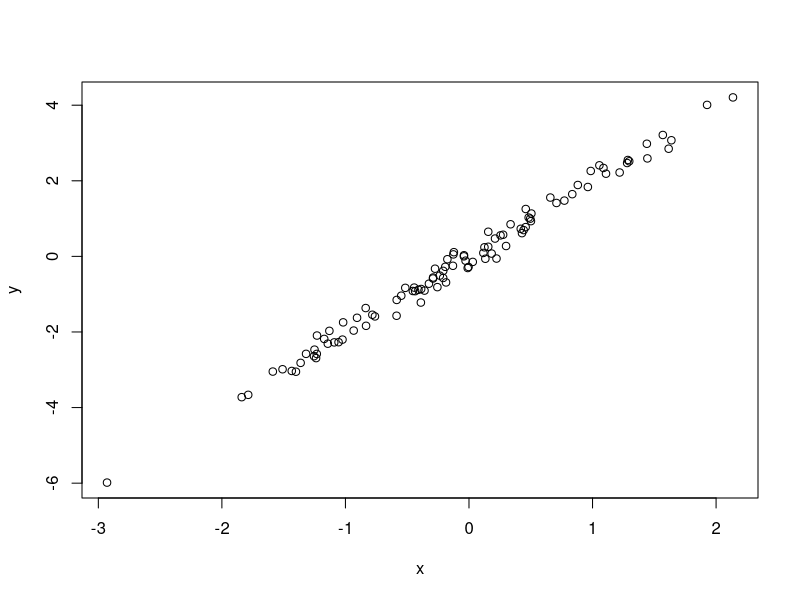

R code for this plot: (Note: this script raises an error after producing the figure.)
library(tidyverse)
library(scales)

# Simulate and plot data
# Jarod Beardsley
# 2021-09-23

# Simulate predictor variable
x <- rnorm(n = 100)
# Simulate response variable with some noise
y <- 2 * x + rnorm(n = 100, sd = 0.2)

# Plot the data
plot(x = x, y = y)
ggplot(data=dat, aes(x = x, y = y, label = text)) + geom_point() + geom_text(size=4, hjust = 1, vjust = 1)

